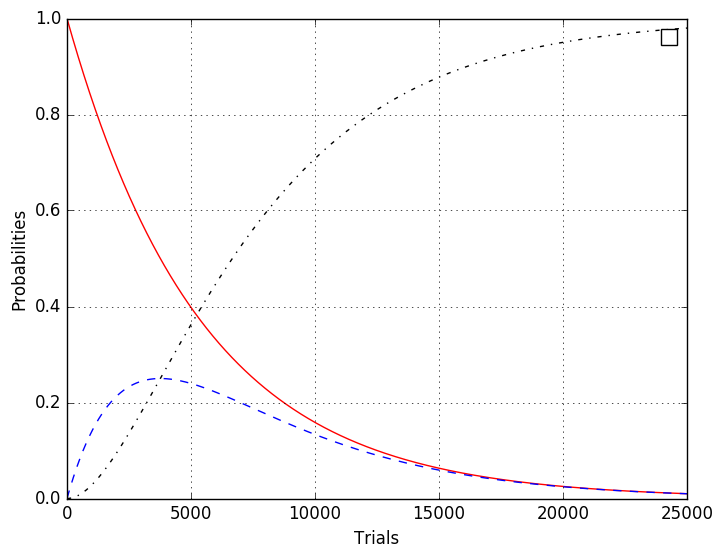

Generate this figure with Python:
# -*- coding: utf-8 -*-
"""
Created on Fri Feb 12 13:17:15 2016

@author: Edwin
"""

import numpy as np
import matplotlib.pyplot as plt

def sigmFunc(steepness, midpoint, x):
    return 1 / ( 1 + np.exp( -steepness*(x-midpoint) ) )

numSamples = 400
nTrials = 25000

initialPhi = 1.0
finalPhi = 1.e-2
bDecayPhi = initialPhi - 1.0
phiDecay = np.exp(np.log(finalPhi-bDecayPhi)/(nTrials*numSamples))

initialEpsilon = 1.0
finalEpsilon = 1.e-2
bDecay = initialEpsilon - 1.0
epsilonDecay = np.exp(np.log(finalEpsilon-bDecay)/(nTrials*numSamples))

phiSeries = (1.0)*phiDecay**(np.arange(0,nTrials)*numSamples)
epsilonSeries1 = epsilonDecay**(np.arange(0,nTrials)*numSamples)
exploration = epsilonSeries1*(1-phiSeries)

explotation = (1-epsilonSeries1)*(1-phiSeries)

plt.plot(phiSeries,'r')
plt.plot(exploration,'--b')
plt.plot(explotation,'-.k')
plt.ylabel('Probabilities')
plt.xlabel('Trials')
plt.grid()
plt.legend(('transfer','exploration','expotation'),'best')
plt.savefig('probabilities.png', bbox_inches='tight')

steepness, midpoint = 2, 7
x = np.arange(0,225)**(0.5)
y = 1 / ( 1 + np.exp( -steepness*(x-midpoint) ) )

plt.figure(2)
plt.plot(x,y)
plt.ylabel('Similarity$')
plt.xlabel('x')
plt.grid()
plt.savefig('Similarity.png', bbox_inches='tight')

plt.show()


